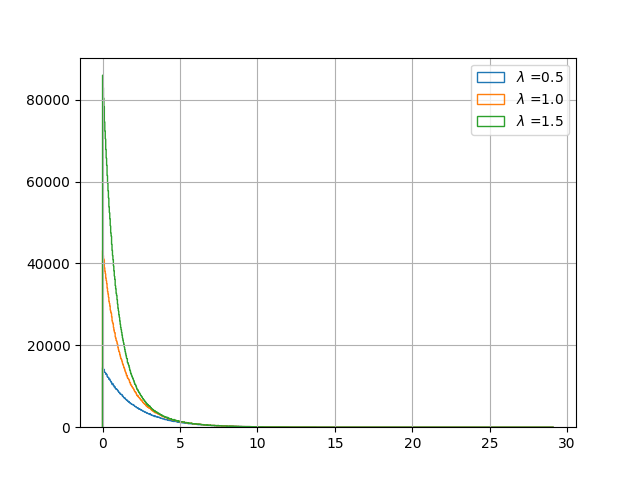

Here is the Python script that generated this plot:
from random import uniform
from sys import argv
from math import log
from matplotlib import pyplot as plt
counter = 0
Lambda=[]
n=int(argv[1])
for i in range(int(argv[2])):
    Lambda.append(float(argv[i+3]))
for l in Lambda:
    dist=[]
    for i in range(1,n+1):
        u = uniform(0,1)
        x_i = -1*log(1-u)/l
        dist.append(x_i)

    plt.hist(dist, bins=1000, histtype='step',label='$\lambda$ ='+str(l))
plt.grid(True,which="both",ls="-")
plt.legend(loc=0, )
plt.show()
